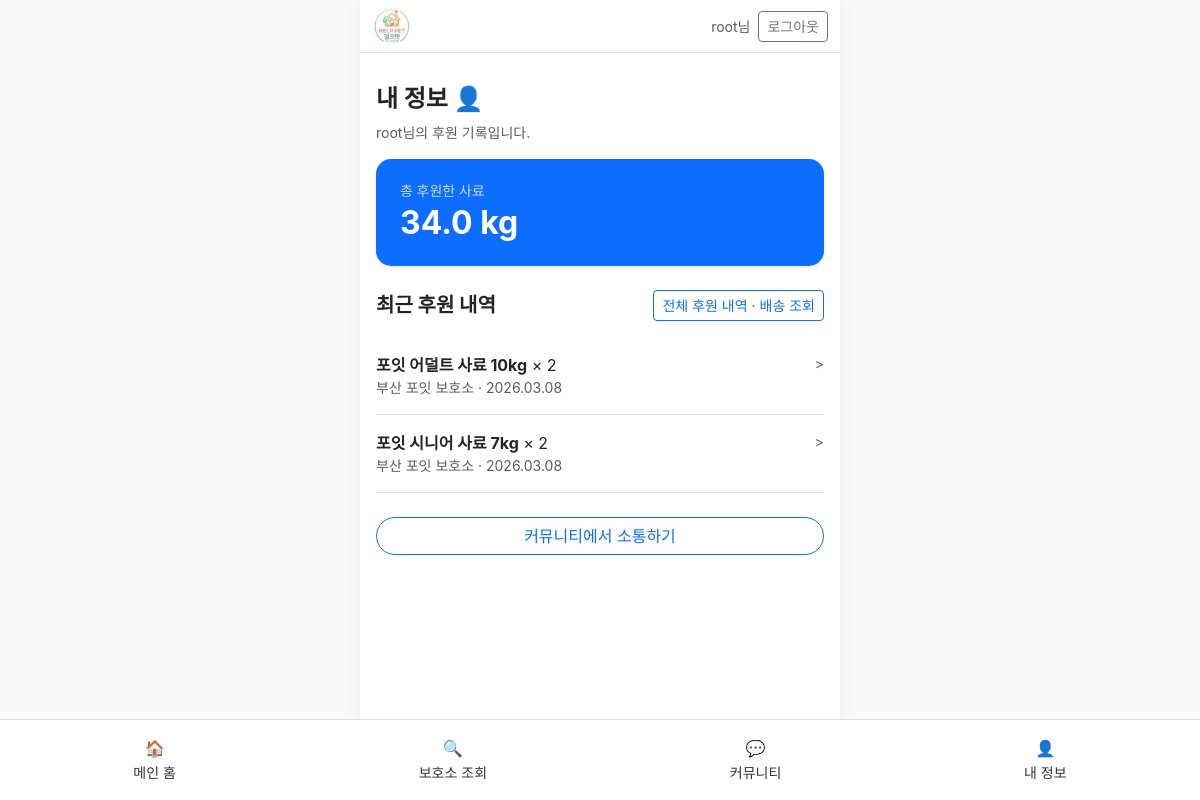
The app's page /mypage/ (signed in) with its own data.
### shelter/models.py (models this page shows, shortened)
class Donation(models.Model):
    user = models.ForeignKey(User, on_delete=models.CASCADE, verbose_name="후원자")
    shelter = models.ForeignKey(Shelter, on_delete=models.CASCADE, verbose_name="보호소")
    product = models.ForeignKey(Product, on_delete=models.CASCADE, verbose_name="후원물품")
    amount = models.IntegerField(default=1, verbose_name="수량")
    imp_uid = models.CharField(max_length=64, blank=True, verbose_name="포트원 결제고유번호")
    merchant_uid = models.CharField(max_length=128, blank=True, verbose_name="주문번호")
    created_at = models.DateTimeField(auto_now_add=True, verbose_name="후원시간")
    tracking_number = models.CharField(max_length=64, blank=True, verbose_name="송장번호")
    tracking_carrier = models.CharField(max_length=64, blank=True, verbose_name="택배사")
    shipped_at = models.DateTimeField(null=True, blank=True, verbose_name="발송일시")
    class Meta:
        ordering = ['-created_at']

class Product(models.Model):
    name = models.CharField(max_length=100, verbose_name="사료명")
    price = models.IntegerField(verbose_name="가격")
    image = models.ImageField(upload_to='products/', verbose_name="사료이미지")
    description = models.TextField(verbose_name="사료설명")
    weight_kg = models.FloatField(default=1.0, verbose_name="포장 무게(kg)")

class Shelter(models.Model):
    REGION_CHOICES = [
        ('서울', '서울'), ('부산', '부산'), ('대구', '대구'), ('인천', '인천'), ('광주', '광주'),
        ('대전', '대전'), ('울산', '울산'), ('세종', '세종'), ('경기', '경기'), ('강원', '강원'),
        ('충북', '충북'), ('충남', '충남'), ('전북', '전북'), ('전남', '전남'), ('경북', '경북'),
        ('경남', '경남'), ('제주', '제주'),
    ]
    name = models.CharField(max_length=100, verbose_name="보호소명")
    region = models.CharField(max_length=20, choices=REGION_CHOICES, default='서울', verbose_name="지역")
    address = models.CharField(max_length=200, verbose_name="주소")
    phone = models.CharField(max_length=20, blank=True, verbose_name="연락처")
    description = models.TextField(verbose_name="보호소소개")
    image = models.ImageField(upload_to='shelters/', verbose_name="보호소이미지", blank=True, null=True)
    target_product = models.ForeignKey(Product, on_delete=models.SET_NULL, null=True, blank=True, verbose_name="필요사료")

### main/views.py (the view)
# urls.py: path('mypage/', main_views.mypage, name='mypage'),
@login_required
def mypage(request):
    donations = Donation.objects.filter(user=request.user).select_related(
        'shelter', 'product'
    ).order_by('-created_at')[:30]
    total_donations_all = Donation.objects.filter(user=request.user).select_related('product')
    total_kg = 0.0
    for d in total_donations_all:
        weight = getattr(d.product, 'weight_kg', 1.0) or 1.0
        total_kg += d.amount * weight
    return render(request, 'mypage.html', {
        'donations': donations,
        'total_kg': total_kg,
    })

### templates/mypage.html
{% extends 'base.html' %}
{% block content %}
<div class="py-3">
    <h4 class="fw-bold">내 정보 👤</h4>
    <p class="text-muted small">{{ user.username }}님의 후원 기록입니다.</p>
    <div class="card border-0 shadow-sm bg-primary text-white mb-4" style="border-radius: 15px;">
        <div class="card-body p-4">
            <h6 class="opacity-75 small mb-1">총 후원한 사료</h6>
            <h2 class="fw-bold mb-0">{{ total_kg|floatformat:1 }} kg</h2>
        </div>
    </div>
    <div class="d-flex justify-content-between align-items-center mb-3">
        <h5 class="fw-bold mb-0">최근 후원 내역</h5>
        <a href="{% url 'mypage_donations' %}" class="btn btn-outline-primary btn-sm">전체 후원 내역 · 배송 조회</a>
    </div>
    <div class="list-group list-group-flush">
        {% for d in donations %}
        <a href="{% url 'shelter_detail_info' d.shelter_id %}" class="list-group-item list-group-item-action border-0 border-bottom py-3 px-0 text-decoration-none text-dark">
            <div class="d-flex justify-content-between align-items-start">
                <div>
                    <strong>{{ d.product.name }}</strong> × {{ d.amount }}
                    <div class="text-muted small">{{ d.shelter.name }} · {{ d.created_at|date:"Y.m.d" }}</div>
                </div>
                <span class="text-muted small">></span>
            </div>
        </a>
        {% empty %}
        <div class="text-center py-5 text-muted">
            아직 후원 내역이 없습니다.<br>
            <a href="{% url 'shelter_list' %}">보호소에서 사료 후원하기</a>
        </div>
        {% endfor %}
    </div>
    <div class="mt-4">
        <a href="{% url 'community_list' %}" class="btn btn-outline-primary w-100 rounded-pill">커뮤니티에서 소통하기</a>
    </div>
</div>
{% endblock %}

### templates/base.html (shortened to what this page needs)
<!DOCTYPE html>
<html lang="ko">
<head>
    <link href="https://cdn.jsdelivr.net/npm/bootstrap@5.3.0/dist/css/bootstrap.min.css" rel="stylesheet">
</head>
<body>
    <div class="mobile-container">
        <nav class="navbar navbar-light bg-white border-bottom sticky-top">
            <div class="container-fluid justify-content-between align-items-center">
                <a class="navbar-brand py-0" href="{% url 'home' %}" title="포잇펫">
                    <img src="{{ MEDIA_URL }}logos/logo.png" alt="포잇펫" class="site-logo">
                </a>
                <div class="d-flex align-items-center gap-2">
                    {% if user.is_authenticated %}
                    <span class="small text-muted">{{ user.username }}님</span>
                    <form method="post" action="{% url 'logout' %}" class="mb-0">
                        <button type="submit" class="btn btn-outline-secondary btn-sm">로그아웃</button>
                    </form>
                    {% else %}
                    {% url 'login' as login_url %}
                    <a href="{{ login_url }}{% if request.path != login_url %}?next={{ request.path|urlencode }}{% endif %}" class="btn btn-outline-primary btn-sm">로그인</a>
                    {% endif %}
                </div>
            </div>
        </nav>
        <div class="content p-3">
            {% block content %}
            {% endblock %}
        </div>
        <nav class="navbar fixed-bottom navbar-light bg-white border-top bottom-nav">
            <div class="container-fluid justify-content-around">
                <a href="{% url 'home' %}" class="text-center text-decoration-none">🏠<br><small>메인 홈</small></a>
                <a href="{% url 'shelter_list' %}" class="text-center text-decoration-none">🔍<br><small>보호소 조회</small></a>
                <a href="{% url 'community_list' %}" class="text-center text-decoration-none">💬<br><small>커뮤니티</small></a>
                <a href="{% url 'mypage' %}" class="text-center text-decoration-none">👤<br><small>내 정보</small></a>
            </div>
        </nav>
    </div>
</body>
</html>

### templates/base.html (style rules this page uses)
body { font-family: 'Pretendard', -apple-system, sans-serif; background-color: #f8f9fa; }
.mobile-container { max-width: 480px; margin: 0 auto; background: white; min-height: 100vh; box-shadow: 0 0 20px rgba(0,0,0,.06); }
.content { padding-bottom: 80px; }
.bottom-nav a { padding: 8px 0; color: #333; }
.site-logo { max-height: 36px; width: auto; object-fit: contain; }

### records on screen
Donation: product.name "포잇 어덜트 사료 10kg", amount "2", shelter.name "부산 포잇 보호소", created_at "2026.03.08"
Donation: product.name "포잇 시니어 사료 7kg", amount "2", shelter.name "부산 포잇 보호소", created_at "2026.03.08"

### other values on screen
{{ user.username }} "root"
{{ total_kg|floatformat:1 }} "34.0"
